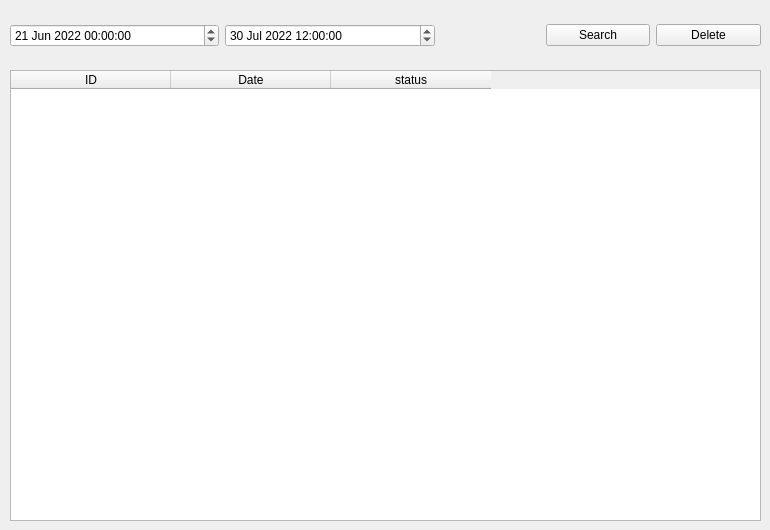
<?xml version="1.0" encoding="UTF-8"?>
<ui version="4.0">
 <class>Tab2DataBase</class>
 <widget class="QWidget" name="Tab2DataBase">
  <property name="geometry">
   <rect>
    <x>0</x>
    <y>0</y>
    <width>770</width>
    <height>530</height>
   </rect>
  </property>
  <property name="windowTitle">
   <string>Form</string>
  </property>
  <widget class="QWidget" name="horizontalLayoutWidget">
   <property name="geometry">
    <rect>
     <x>10</x>
     <y>10</y>
     <width>751</width>
     <height>51</height>
    </rect>
   </property>
   <layout class="QHBoxLayout" name="horizontalLayout" stretch="2,2,1,1,1">
    <item>
     <widget class="QDateTimeEdit" name="pDteFrom">
      <property name="dateTime">
       <datetime>
        <hour>0</hour>
        <minute>0</minute>
        <second>0</second>
        <year>2022</year>
        <month>6</month>
        <day>21</day>
       </datetime>
      </property>
     </widget>
    </item>
    <item>
     <widget class="QDateTimeEdit" name="pDteTo">
      <property name="dateTime">
       <datetime>
        <hour>12</hour>
        <minute>0</minute>
        <second>0</second>
        <year>2022</year>
        <month>7</month>
        <day>30</day>
       </datetime>
      </property>
     </widget>
    </item>
    <item>
     <spacer name="horizontalSpacer">
      <property name="orientation">
       <enum>Qt::Horizontal</enum>
      </property>
      <property name="sizeHint" stdset="0">
       <size>
        <width>40</width>
        <height>20</height>
       </size>
      </property>
     </spacer>
    </item>
    <item>
     <widget class="QPushButton" name="pPbSearchButton">
      <property name="text">
       <string>Search</string>
      </property>
     </widget>
    </item>
    <item>
     <widget class="QPushButton" name="pPbDeleteButton">
      <property name="text">
       <string>Delete</string>
      </property>
     </widget>
    </item>
   </layout>
  </widget>
  <widget class="QWidget" name="horizontalLayoutWidget_2">
   <property name="geometry">
    <rect>
     <x>10</x>
     <y>70</y>
     <width>751</width>
     <height>451</height>
    </rect>
   </property>
   <layout class="QHBoxLayout" name="horizontalLayout_2">
    <item>
     <widget class="QTableWidget" name="pTableWidget">
      <property name="sortingEnabled">
       <bool>true</bool>
      </property>
      <property name="columnCount">
       <number>3</number>
      </property>
      <attribute name="horizontalHeaderVisible">
       <bool>true</bool>
      </attribute>
      <attribute name="horizontalHeaderMinimumSectionSize">
       <number>40</number>
      </attribute>
      <attribute name="horizontalHeaderDefaultSectionSize">
       <number>160</number>
      </attribute>
      <attribute name="verticalHeaderCascadingSectionResizes">
       <bool>true</bool>
      </attribute>
      <attribute name="verticalHeaderMinimumSectionSize">
       <number>32</number>
      </attribute>
      <attribute name="verticalHeaderDefaultSectionSize">
       <number>32</number>
      </attribute>
      <column>
       <property name="text">
        <string>ID</string>
       </property>
      </column>
      <column>
       <property name="text">
        <string>Date</string>
       </property>
      </column>
      <column>
       <property name="text">
        <string>status</string>
       </property>
      </column>
     </widget>
    </item>
   </layout>
  </widget>
 </widget>
 <resources/>
 <connections/>
</ui>
